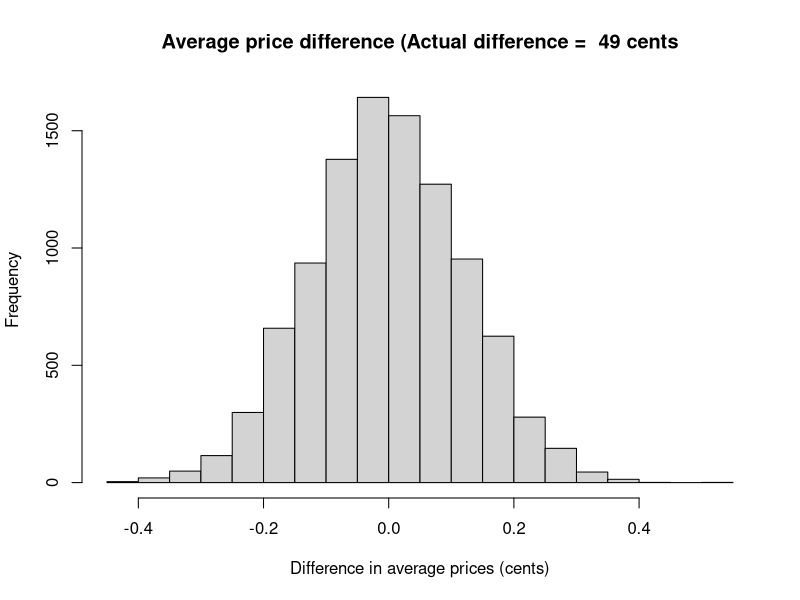

R code for this plot:
## ---- chunk 1
# Load the data from a data file.
prices_df <- read.csv('data/liquor_prices.csv')
# Show this first six rows.
head(prices_df)
## ---- chunk 2
# Rows for private prices.
priv_df <- subset(prices_df, prices_df['state_type'] == 'private')
# Convert corresponding prices to vector.
priv <- priv_df$price
# Show the result.
priv
## ---- chunk 3
# Rows for government prices.
govt_df <- subset(prices_df, prices_df['state_type'] == 'government')
# Convert corresponding prices to vector.
govt = govt_df$price
# Show the result.
govt
## ---- chunk 4
actual_diff <- mean(priv) - mean(govt)
actual_diff
## ---- chunk 5
# Join the two vectors of data into one vector.
both <- c(priv, govt)
both
## ---- chunk 6
n_trials <- 10000

# Fake differences for each trial.
results <- numeric(n_trials)

# Repeat 10000 simulation trials
for (i in 1:10000) {

    # Shuffle 42 values to a random order.
    shuffled = sample(both)

    # Take first 26 shuffled values as fake private group
    fake_priv = shuffled[1:26]

    # Remaining values (from position 27 to end, 16 values)
    # form the fake government group.
    fake_govt = shuffled[27:42]

    # Find the mean of the "private" group.
    p <- mean(fake_priv)

    # Mean of the "govt." group
    g <- mean(fake_govt)

    # Difference in the means
    diff <- p - g

    # Keep score of the trials
    results[i] <- diff
}

# Graph of simulation results to compare with the observed result.
fig_title <- paste('Average price difference (Actual difference = ',
                   round(actual_diff * 100),
                   'cents')
hist(results, main=fig_title, xlab='Difference in average prices (cents)')

# Number of trials where fake difference >= actual.
k = sum(results >= actual_diff)
kk = k / n_trials

message('Proportion fake differences <= actual_difference: ', kk)
